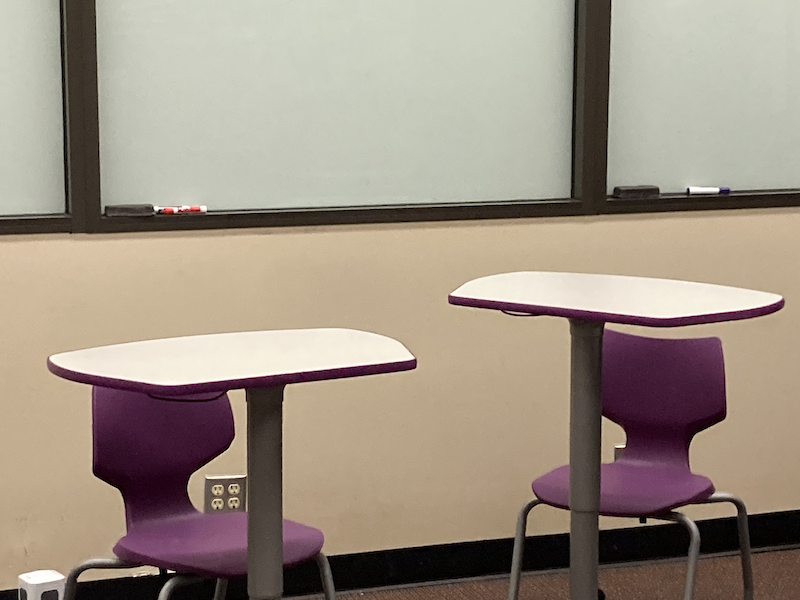
#> input picture Tables.png, 800 x 600 px
$ python main.py
#> lines starting #> are read from the running program, lines starting #| are printed output that depends on the picture
import random

import cv2
import numpy as np
from typing import List, Tuple, Optional

IntPoint = Tuple[int, int]
Edge = List[IntPoint]

START_THRESHOLD = 180
STOP_THRESHOLD = 20
MIN_LENGTH = 25
LINE_CONNECTION_THRESHOLD = 4


def load_smooth_and_grey_image() -> None:
    """
    Load in an image and build a smoothed, grayscale image of it.
    This generates the following three global variables, each is a np.ndarray with
             the corresponding dimensions, type and range.
    • source_image (H, W, 3) integers 0-255
    • smoothed_image (H, W, 3) integers 0-255
    • grey_image (H, W, 1) integers 0-255


    :return: None
    """
    global source_image, smoothed_image, grey_image
    source_image = cv2.imread("Tables.png")  # load image rom disk
#> source_image is the input picture: shape (600, 800, 3); mean B, G, R 131.8, 145.5, 158.1

    # create a smoothed out version of this image to de-noise it.
    smoothed_image = cv2.GaussianBlur(source_image, (5, 5), 0)

    # convert this to black-and-white range 0 to 255 (ints)
    grey_image = cv2.cvtColor(smoothed_image, cv2.COLOR_BGR2GRAY)
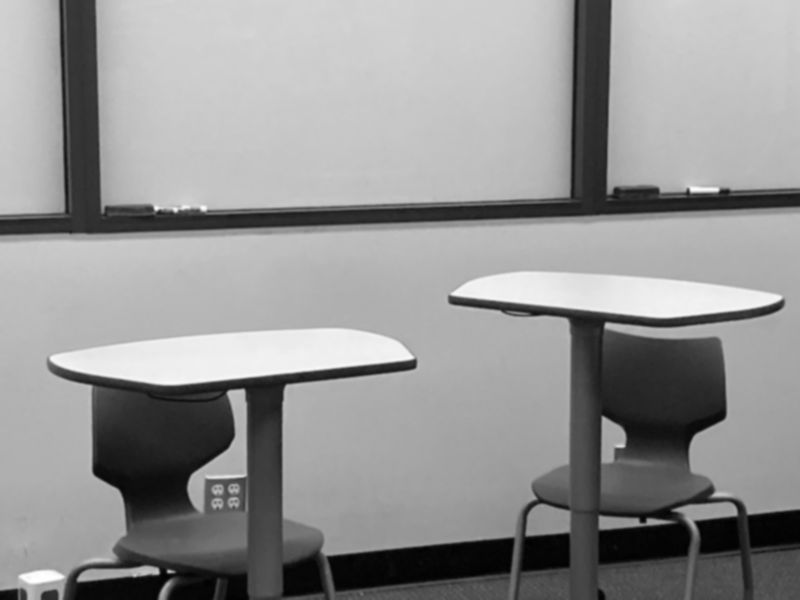
#> grey_image: shape (600, 800); min 1, max 254, mean 147.7


def measure_change_in_image(img: np.ndarray) -> None:
    """
    analyzes the given grayscale image shape (H, W, 1), composed of integers 0-255 to find the change in pixel values
    in the x-direction, the y-direction, the change magnitude and the angle of change. Creates the following four global
    variables, with the corresponding shapes, types and ranges:

    • dx_image, dy_image, (H, W, 1) floats -255.0 - +255.0
    • change_magnitude_image (H, W, 1) floats 0-255.0
    • change_angle_image (H, W, 1) floats -π - +π
    :param img:  the grayscale source image.
    :return: None
    """
    global dx_image, dy_image, change_magnitude_image, change_angle_image

    dx_image = find_horizontal_differences(img)   # range will be -255.0 to +255.0
#> dx_image: shape (600, 800) float64; every value is 0
    dy_image = find_vertical_differences(img)

    # TODO: generate the images, "change_magnitude_image" and "change_angle_image" - the former is the pythagorean
    #    magnitude of dx and dy at each pixel. The latter is the angle of the triangle formed by dx and dy at each
    #    pixel.
    #    Because numpy is soooo handy, it is possible to do these calculations in one line apiece. Make use of the
    #    following cellwise operators:
    #    *
    #    +
    #    np.sqrt
    #    np.atan2


def find_horizontal_differences(source: np.ndarray) -> np.ndarray:
    """
    Finds the "dx" of the given source... that is the difference between each point and the one to the left of it.
    :param source: an (N x M x 1) ndarray of range 0-255
    :return:  an (N x M x 1) ndarray of type float (range -255.0 to +255.0)
    """
    result: np.ndarray = np.zeros(shape=source.shape, dtype=float)

    # TODO: you write this! (Hint: remember that the ndarrays are (row, col), not (x,y).

    return result


def find_vertical_differences(source: np.ndarray) -> np.ndarray:
    """
    Finds the "dy" of the given source... that is the difference between each point and the one above it.
    :param source: an (N x M x 1) ndarray of range 0-255
    :return:  an (N x M x 1) ndarray of type float (range -255.0 to +255.0)
    """
    result: np.ndarray = np.zeros(shape=source.shape, dtype=float)
    # TODO: you write this! (Hint: remember that the ndarrays are (row, col), not (x,y).

    return result


# [42 lines left out: function build_an_edge, not called in this run]


"""
#Optional -- this little bit of code will respond to the user clicking in the change_magnitude map by drawing a line in
destination map at that location, pointing in the direction of the angle map at that location.
def mouse_click(event, x, y,
                flags, param):
    # to check if left mouse
    # button was clicked
    if event == cv2.EVENT_LBUTTONDOWN:
        print(f"{x: }\t{y: }")
        ang = change_angle_image[y, x]
        x2 = int( x+20*np.cos(ang))
        y2 = int( y+20*np.sin(ang))

        cv2.line(destination, (x,y), (x2,y2), (0,0,255), 1)
        cv2.imshow("Destination",destination)
"""


# [65 lines left out: functions add_edge_to_edge_list, clear_short_lines, is_adjacent, draw_all_edges, not called in this run]


if __name__ == '__main__':
    global num_combines
    global source_image, smoothed_image, grey_image
    load_smooth_and_grey_image()
    measure_change_in_image(grey_image)
    edge_list = []
    num_combines = 0

    # Comment out one of the following:
    # --------------------
    # Either start the destination as all black....
    # destination = np.zeros(source_image.shape,dtype=np.uint8)

    # Or as a dark grey version of the greyscale map.
    destination = cv2.cvtColor(grey_image, cv2.COLOR_GRAY2BGR)
    destination = destination * 0.25
    destination = destination.astype(np.uint8)
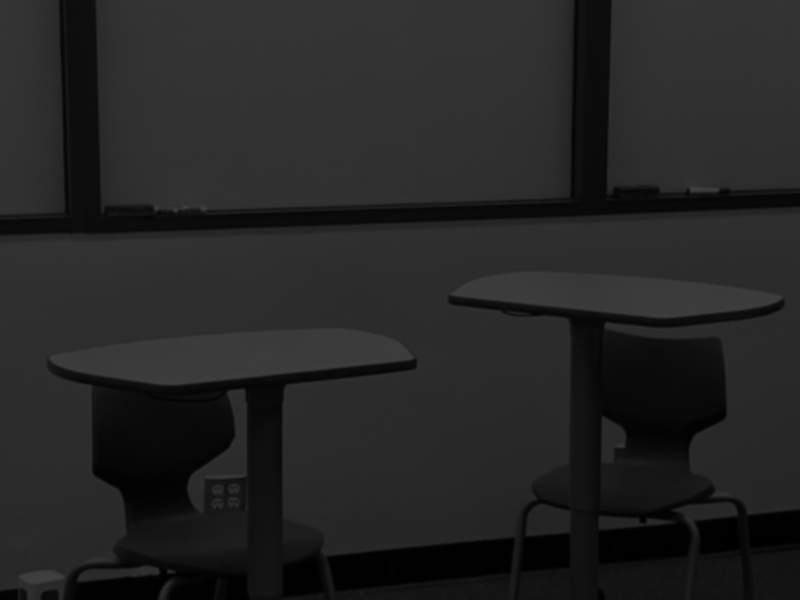
#> destination: shape (600, 800, 3); min 0, max 63, mean 36.5
    # --------------------

    # shows the image (0-1.0) in a window called "Sobel_mag original."
#> (the run stopped early here; a loop or call above may not have finished)
